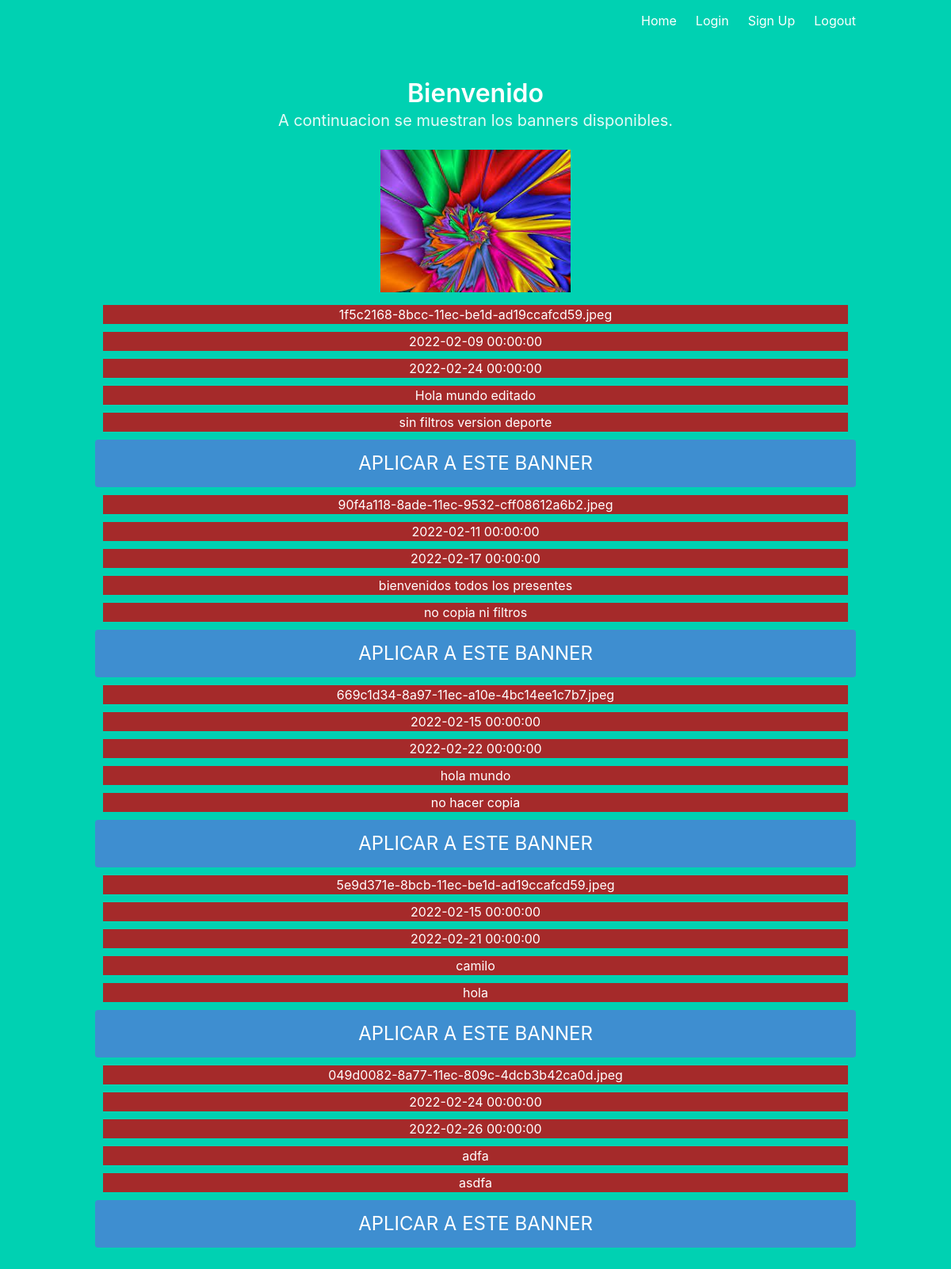
Page /home on the earlier database version.
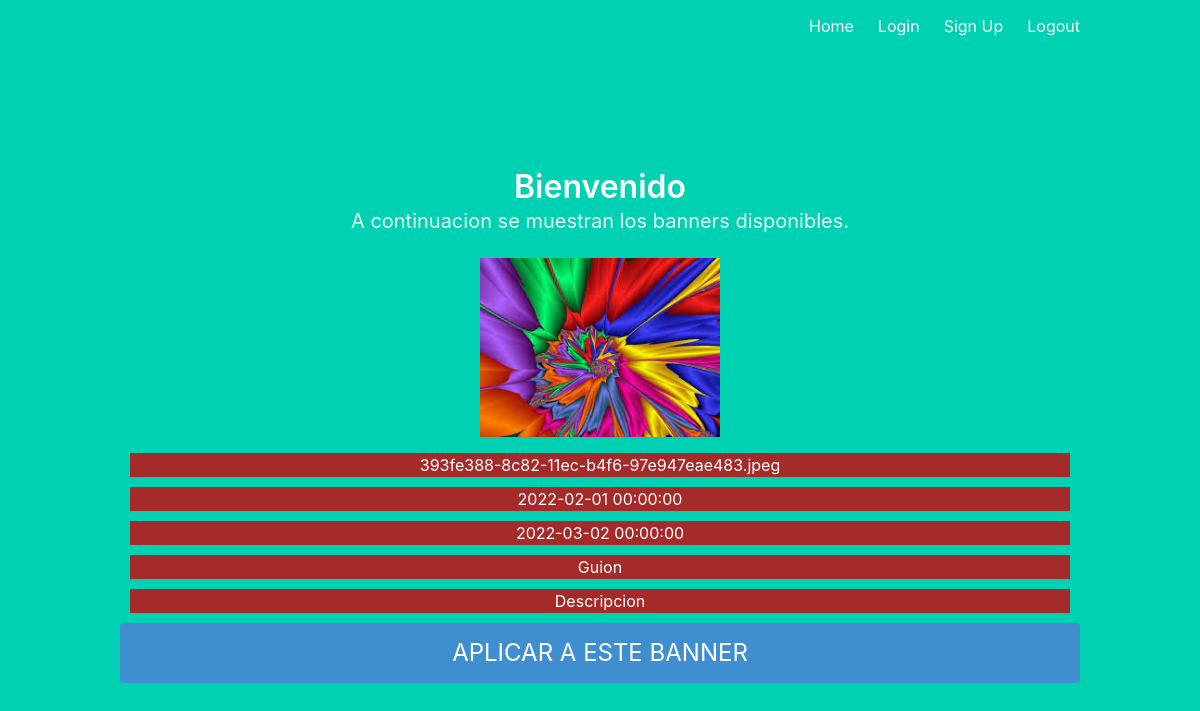
Same page on the later database version.
### models.py (models this page shows)
class Contest(db.Model):
    id_contest = db.Column(db.Integer, primary_key=True)
    id_user = db.Column(db.Integer)
    contest_name = db.Column(db.String(100))
    banner_name = db.Column(db.String(100))
    url_contest = db.Column(db.String(100))
    start_date = db.Column(db.DateTime)
    end_date = db.Column(db.DateTime)
    award = db.Numeric(10,2)
    dialog = db.Column(db.String(100))
    desciption = db.Column(db.String(100))

### main.py (the view)
@main.route('/home')
def home():
    folder_name=os.path.join('static','imagen1.jpeg')
    table=Contest.query.order_by(Contest.start_date).all()
    return render_template('home.html',imagen_muestra=folder_name,items=table)

### templates/home.html
{% extends "base.html" %}
{% block content %}
<h1 class="title">
  Bienvenido
</h1>
<h2 class="subtitle">
 A continuacion se muestran los banners disponibles.
</h2>
<div >
    <img src='{{imagen_muestra}}' alt="BANNER" style="width: 25%;height: 25%;"/>
</div>
<div>
  {%for item in items%}
  <div style="background-color: brown; margin: 10px;">{{item.banner_name}}</div>
  <div style="background-color: brown; margin: 10px;">{{item.start_date}}</div>
  <div style="background-color: brown; margin: 10px;">{{item.end_date}}</div>
  <div style="background-color: brown; margin: 10px;">{{item.dialog}}</div>
  <div style="background-color: brown; margin: 10px;">{{item.desciption}}</div>
  <a href="/apply/{{item.id_contest}}" class="button is-block is-info is-large is-fullwidth">APLICAR A ESTE BANNER</a>
  {%endfor%}
</div>
{% endblock %}

### templates/base.html (shortened to what this page needs)
<!DOCTYPE html>
<html>
<head>
    <link rel="stylesheet" href="https://cdnjs.cloudflare.com/ajax/libs/bulma/0.7.2/css/bulma.min.css" />
</head>
<body>
    <section class="hero is-primary is-fullheight">
        <div class="hero-head">
            <nav class="navbar">
                <div class="container">
                    <div id="navbarMenuHeroA" class="navbar-menu">
                        <div class="navbar-end">
                            <a href="{{ url_for('main.home') }}" class="navbar-item">
                                Home
                            </a>
                            <a href="{{ url_for('auth.login') }}" class="navbar-item">
                                Login
                            </a>
                            <a href="{{ url_for('auth.signup') }}" class="navbar-item">
                                Sign Up
                            </a>
                            <a href="{{ url_for('auth.logout') }}" class="navbar-item">
                                Logout
                            </a>
                        </div>
                    </div>
                </div>
            </nav>
        </div>
        <div class="hero-body">
            <div class="container has-text-centered">
               {% block content %}
               {% endblock %}
            </div>
        </div>
    </section>
</body>
</html>

Differences in the rows shown:
removed Contest: banner_name "1f5c2168-8bcc-11ec-be1d-ad19ccafcd59.jpeg", start_date "2022-02-09 00:00:00", end_date "2022-02-24 00:00:00", dialog "Hola mundo editado", desciption "sin filtros version deporte"
removed Contest: banner_name "90f4a118-8ade-11ec-9532-cff08612a6b2.jpeg", start_date "2022-02-11 00:00:00", end_date "2022-02-17 00:00:00", dialog "bienvenidos todos los presentes", desciption "no copia ni filtros"
removed Contest: banner_name "669c1d34-8a97-11ec-a10e-4bc14ee1c7b7.jpeg", start_date "2022-02-15 00:00:00", end_date "2022-02-22 00:00:00", dialog "hola mundo", desciption "no hacer copia"
removed Contest: banner_name "5e9d371e-8bcb-11ec-be1d-ad19ccafcd59.jpeg", start_date "2022-02-15 00:00:00", end_date "2022-02-21 00:00:00", dialog "camilo", desciption "hola"
changed Contest: banner_name "049d0082-8a77-11ec-809c-4dcb3b42ca0d.jpeg" → "393fe388-8c82-11ec-b4f6-97e947eae483.jpeg"; start_date "2022-02-24 00:00:00" → "2022-02-01 00:00:00"; end_date "2022-02-26 00:00:00" → "2022-03-02 00:00:00"; dialog "adfa" → "Guion"; desciption "asdfa" → "Descripcion"
